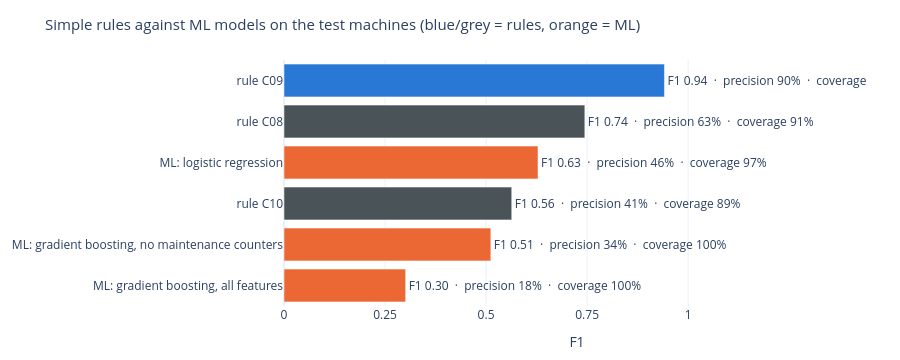

The notebook cell saved with this chart:
### Markdown cell above
<a id="s2-2"></a>
### 2.2 · Also rejected: a machine-learning model
**In plain words:** I also trained three machine-learning models, each given all 32 inputs the rules could use.
The best one was right only 46% of the time it raised an alarm. The simple two-clue rule was both more accurate
and easier to explain.

The chart below scores the models exactly like the rules: same warning window, same 50 test machines.

### Code cell
# The three kept rules (notebook 04) next to the three ML models (notebook 03): same window, same holdout machines.
rows = [dict(name=f"rule {c['cid']}", kind="C09" if c["cid"] == "C09" else "rule", **{k: c["hold"][k] for k in
        ("f1", "precision", "coverage")}) for c in K["concepts"] if c["status"] == "kept"]
rows += [dict(name=m["detector"], kind="ML", f1=m["F1"], precision=m["precision"], coverage=m["coverage"])
         for m in N3["models"]]
D = pd.DataFrame(rows).sort_values("f1")
fig = go.Figure(go.Bar(x=D.f1, y=D.name, orientation="h",
                       marker_color=[{"C09": BLUE, "rule": DARK, "ML": ORANGE}[k] for k in D.kind],
                       text=[f"F1 {f:.2f}  ·  precision {p:.0%}  ·  coverage {c:.0%}"
                             for f, p, c in zip(D.f1, D.precision, D.coverage)],
                       textposition="outside", hoverinfo="skip"))
look(fig, "Simple rules against ML models on the test machines (blue/grey = rules, orange = ML)", 360)
fig.update_xaxes(range=[0, 1.45], title="F1", tickvals=[0, 0.25, 0.5, 0.75, 1.0]); fig.update_yaxes(title=None)

### Figure 1 — Plotly figure (JSON) as saved in the notebook; plotly's stock layout.template omitted (floating-point values rounded to 4 significant figures)
{"data": [{"hoverinfo": "skip", "marker": {"color": ["#eb6834", "#eb6834", "#4a5358", "#eb6834", "#4a5358", "#2a78d6"]}, "orientation": "h", "text": ["F1 0.30  ·  precision 18%  ·  coverage 100%", "F1 0.51  ·  precision 34%  ·  coverage 100%", "F1 0.56  ·  precision 41%  ·  coverage 89%", "F1 0.63  ·  precision 46%  ·  coverage 97%", "F1 0.74  ·  precision 63%  ·  coverage 91%", "F1 0.94  ·  precision 90%  ·  coverage 99%"], "textposition": "outside", "type": "bar", "x": [0.301, 0.5118, 0.5635, 0.6285, 0.7444, 0.9414], "y": ["ML: gradient boosting, all features", "ML: gradient boosting, no maintenance counters", "rule C10", "ML: logistic regression", "rule C08", "rule C09"]}], "layout": {"height": 360, "legend": {"orientation": "h", "y": -0.18}, "margin": {"b": 50, "l": 60, "r": 30, "t": 60}, "title": {"font": {"size": 15}, "text": "Simple rules against ML models on the test machines (blue/grey = rules, orange = ML)"}, "xaxis": {"range": [0, 1.45], "tickvals": [0, 0.25, 0.5, 0.75, 1.0], "title": {"text": "F1"}}, "yaxis": {"title": {}}}}
